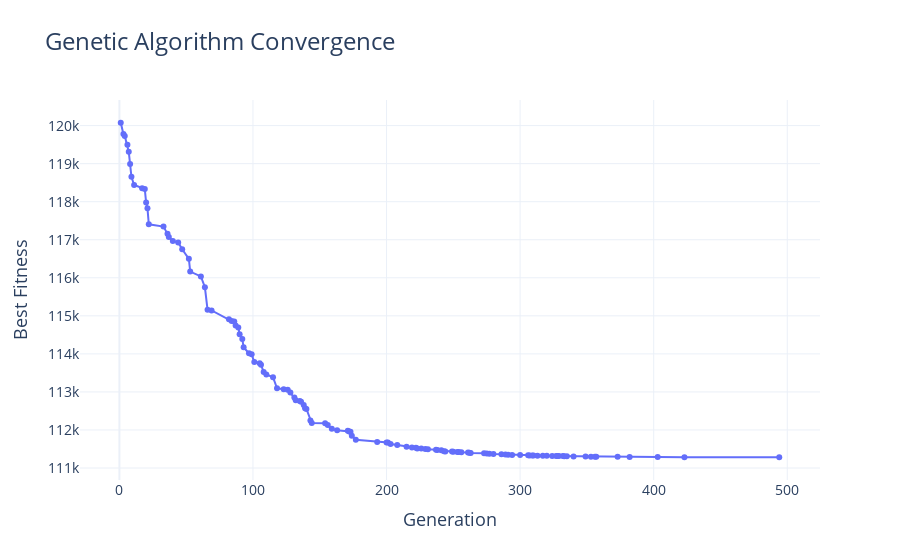

Notebook source saved alongside this figure:
### Code cell
df = pd.DataFrame(output["convergence"])

fig = px.line(
    df,
    x="generation",
    y="fitness",
    title="Genetic Algorithm Convergence",
    markers=True,
    hover_data={"generation": True, "fitness": True, "origin": True, "elapsedSeconds": ":.6f"},
    labels={
        "fitness": "Best Fitness",
        "generation": "Generation",
        "elapsedSeconds": "Elapsed Time (s)",
        "origin": "Origin",
    },
)

fig.update_layout(
    hovermode="x unified",
    template="plotly_white",
    title_font_size=24,
    xaxis_title_font_size=18,
    yaxis_title_font_size=18,
    font=dict(size=14),
)

fig.show()

### Figure 1 — Plotly figure (JSON) as saved in the notebook; plotly's stock layout.template omitted (floating-point values rounded to 4 significant figures; data arrays with more than 128 entries replaced by an {"elided": "..."} marker saying what was removed)
{"data": [{"customdata": {"elided": "121x2 mixed values"}, "hovertemplate": "Generation=%{x}<br>Best Fitness=%{y}<br>Origin=%{customdata[0]}<br>Elapsed Time (s)=%{customdata[1]:.6f}<extra></extra>", "legendgroup": "", "line": {"color": "#636efa", "dash": "solid"}, "marker": {"symbol": "circle"}, "mode": "lines+markers", "name": "", "orientation": "v", "showlegend": false, "type": "scatter", "x": [1, 3, 4, 6, 7, 8, 9, 11, 17, 19, 20, 21, 22, 33, 36, 37, 40, 44, 47, 52, 53, 61, 64, 66, 69, 82, 84, 86, 87, 89, 90, 92, 93, 97, 99, 101, 105, 106, 108, 110, 115, 118, 123, 126, 128, 131, 132, 135, 136, 138, 139, 140, 143, 144, 154, 156, 159, 163, 171, 172, 173, 174, 177, 193, 200, 201, 203, 208, 215, 219, 222, 223, 226, 229, 231, 237, 238, 241, 243, 244, 249, 250, 253, 254, 256, 261, 262, 263, 273, 275, 277, 280, 286, 289, 291, 294, 300, 306, 307, 309, 310, 313, 317, 320, 324, 327, 328, 329, 332, 333, 335, 340, 349, 353, 356, 357, 373, 382, 403, 423, 494], "xaxis": "x", "y": [120075, 119780, 119729, 119494, 119311, 118988, 118654, 118440, 118352, 118332, 117979, 117830, 117407, 117347, 117155, 117074, 116966, 116930, 116748, 116498, 116162, 116037, 115751, 115159, 115143, 114909, 114864, 114854, 114744, 114695, 114518, 114392, 114175, 114014, 113987, 113784, 113756, 113713, 113525, 113459, 113385, 113094, 113072, 113057, 112984, 112853, 112780, 112763, 112740, 112655, 112569, 112551, 112251, 112183, 112177, 112128, 112032, 111990, 111979, 111960, 111951, 111851, 111743, 111683, 111672, 111669, 111629, 111605, 111558, 111541, 111531, 111512, 111510, 111503, 111491, 111480, 111476, 111464, 111441, 111436, 111432, 111427, 111424, 111418, 111412, 111410, 111402, 111394, 111390, 111382, 111374, 111369, 111361, 111356, 111351, 111344, 111340, 111338, 111332, 111330, 111326, 111325, 111324, 111320, 111319, 111318, 111317, 111315, 111313, 111312, 111309, 111303, 111300, 111297, 111296, 111295, 111293, 111291, 111290, 111286, 111283], "yaxis": "y"}], "layout": {"font": {"size": 14}, "hovermode": "x unified", "legend": {"tracegroupgap": 0}, "title": {"font": {"size": 24}, "text": "Genetic Algorithm Convergence"}, "xaxis": {"anchor": "y", "domain": [0, 1], "title": {"font": {"size": 18}, "text": "Generation"}}, "yaxis": {"anchor": "x", "domain": [0, 1], "title": {"font": {"size": 18}, "text": "Best Fitness"}}}}
